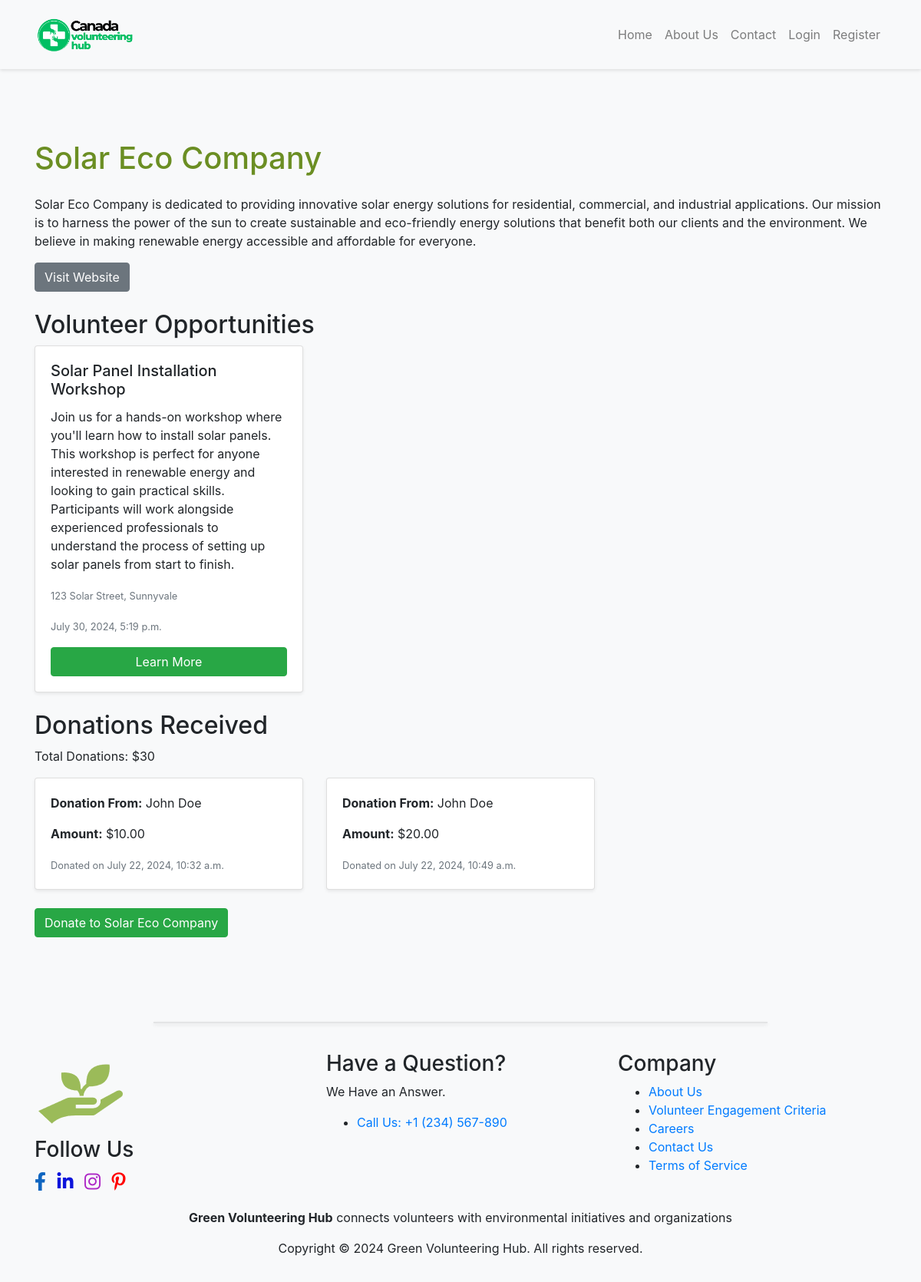
The app's page /organization/4/ with its own data.
### main/models.py (models this page shows, shortened)
class Organization(models.Model):
    user = models.OneToOneField(User, on_delete=models.CASCADE, related_name='organization')
    name = models.CharField(max_length=255)
    description = models.TextField()
    website = models.URLField(max_length=200, default='http://example.com')
    contact_email = models.EmailField()
    @property
    def total_donations(self):
        return self.donations.aggregate(total=models.Sum('amount'))['total'] or 0

class VolunteerOpportunity(models.Model):
    PROVINCE_CHOICES = (
        ('AB', 'Alberta'),
        ('BC', 'British Columbia'),
        ('MB', 'Manitoba'),
        ('NB', 'New Brunswick'),
        ('NL', 'Newfoundland and Labrador'),
        ('NS', 'Nova Scotia'),
        ('ON', 'Ontario'),
        ('PE', 'Prince Edward Island'),
        ('QC', 'Quebec'),
        ('SK', 'Saskatchewan'),
        ('NT', 'Northwest Territories'),
        ('NU', 'Nunavut'),
        ('YT', 'Yukon'),
    )
    title = models.CharField(max_length=200)
    description = models.TextField()
    date = models.DateTimeField()
    location = models.CharField(max_length=200)
    province = models.CharField(max_length=2, choices=PROVINCE_CHOICES, default='ON')
    additional_info = models.TextField(blank=True, null=True)
    image = models.ImageField(upload_to='opportunity_images/', blank=True, null=True)
    organization = models.ForeignKey(Organization, on_delete=models.CASCADE)
    participants = models.ManyToManyField(User, related_name='participated_opportunities')

class Donation(models.Model):
    user = models.ForeignKey(User, on_delete=models.CASCADE)
    organization = models.ForeignKey(Organization, on_delete=models.CASCADE, related_name='donations')
    donor_name = models.CharField(max_length=255)
    amount = models.DecimalField(max_digits=10, decimal_places=2)
    donated_on = models.DateTimeField(auto_now_add=True)

### main/views.py (the view)
# urls.py: path('organization/<int:pk>/', views.organization_detail, name='organization_detail'),
def organization_detail(request, pk):
    organization = get_object_or_404(Organization, pk=pk)
    opportunities = VolunteerOpportunity.objects.filter(organization=organization)
    donations = Donation.objects.filter(organization=organization)
    return render(request, 'main/organization_detail.html', {
        'organization': organization,
        'opportunities': opportunities,
        'donations': donations,
    })

### main/templates/main/organization_detail.html (shortened to what this page needs)
{% extends 'main/base.html' %}
{% load static %}
{% block content %}
<div class="container mt-5">
    <h1 class="mb-4">{{ organization.name }}</h1>
    <p>{{ organization.description }}</p>
    <a href="{{ organization.website }}" class="btn btn-secondary mb-4">Visit Website</a>
    <h2>Volunteer Opportunities</h2>
    <div class="row">
        {% for opportunity in opportunities %}
        <div class="col-md-4">
            <div class="card mb-4 shadow-sm">
                <div class="card-body">
                    <h5 class="card-title">{{ opportunity.title }}</h5>
                    <p class="card-text">{{ opportunity.description }}</p>
                    <p class="card-text"><small class="text-muted">{{ opportunity.location }}</small></p>
                    <p class="card-text"><small class="text-muted">{{ opportunity.date }}</small></p>
                    <a href="{% url 'opportunity_detail' opportunity.pk %}" class="btn btn-primary">Learn More</a>
                </div>
            </div>
        </div>
        {% empty %}
        <p>No opportunities found.</p>
        {% endfor %}
    </div>
    <h2>Donations Received</h2>
    <p>Total Donations: ${{ organization.total_donations }}</p>
    <div class="row">
        {% for donation in donations %}
        <div class="col-md-4">
            <div class="card mb-4 shadow-sm">
                <div class="card-body">
                    <p class="card-text"><strong>Donation From:</strong> {{ donation.donor_name }}</p>
                    <p class="card-text"><strong>Amount:</strong> ${{ donation.amount }}</p>
                    <p class="card-text"><small class="text-muted">Donated on {{ donation.donated_on }}</small></p>
                </div>
            </div>
        </div>
        {% empty %}
        <p>No donations received.</p>
        {% endfor %}
    </div>
    <a href="{% url 'donation' organization.pk %}" class="btn btn-success">Donate to {{ organization.name }}</a>
</div>
{% endblock %}

### main/static/css/styles.css (style rules this page uses)
body { background-color: #f8f9fa; height: 100%; margin: 0; display: flex; flex-direction: column; min-height: 100vh; }
.card-body { display: flex; flex-direction: column; border:none; }
.card-body .card-title { font-size: 1.25rem; margin-bottom: 0.75rem; }
.card-body .card-text { flex-grow: 1; }
.card-body .btn { margin-top: auto; }
.btn-primary { background-color: #28a745; border-color: #28a745; }
.btn-secondary { background-color: #6c757d; border-color: #6c757d; }
h1 { color: olivedrab; }

### records on screen
Organization: name "Solar Eco Company", description "Solar Eco Company is dedicated to providing innovative solar energy solutions for residential, commercial, and industrial applications. Our mission is to harness the power of the sun to create sustainable and eco-friendly energy solutions that benefit both our clients and the environment. We believe in making renewable energy accessible and affordable for everyone.", total_donations "30"
VolunteerOpportunity: title "Solar Panel Installation Workshop", description "Join us for a hands-on workshop where you'll learn how to install solar panels. This workshop is perfect for anyone interested in renewable energy and looking to gain practical skills. Participants will work alongside experienced professionals to understand the process of setting up solar panels from start to finish.", location "123 Solar Street, Sunnyvale", date "July 30, 2024, 5:19 p.m."
Donation: donor_name "John Doe", amount "10.00", donated_on "July 22, 2024, 10:32 a.m."
Donation: donor_name "John Doe", amount "20.00", donated_on "July 22, 2024, 10:49 a.m."
